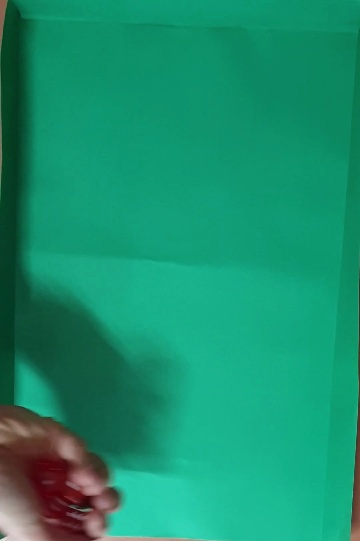
#> input picture TP3/frames/frame_10.jpg, 360 x 541 px; its folder holds only this picture in this run
$ python -i utils.py   (imports and definitions only)
#> lines starting #> are read from the running program, lines starting #| are printed output that depends on the picture; after the words box and inside, x2 and y2 are one past the last pixel; in counts of white or black regions, pixels touching at a corner belong together
#> further down, picture is the input picture: shape (541, 360, 3); mean B, G, R 109.1, 143.8, 24.5
import cv2
import matplotlib.pyplot as plt
import numpy as np
import sys
import os
sys.path.append('TP3')

# [58 lines left out: functions mostrar_imagen, analizar_frames, not called in this run]
def obtener_puntuacion(frame):
    """Calcula la puntuación de los dados en el fotograma dado."""
    # Aquí puedes implementar la lógica para calcular la puntuación de los dados
    # Por ejemplo, podrías usar técnicas de procesamiento de imágenes para detectar los puntos en los dados
    # y sumar la puntuación total.
    # Esta es una implementación de ejemplo y puede necesitar ajustes según tus necesidades.
    gray = cv2.cvtColor(frame, cv2.COLOR_BGR2GRAY)
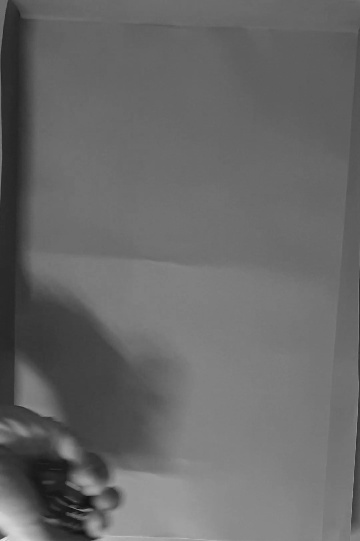
#> gray: shape (541, 360); min 15, max 229, mean 104.2
    _, thresh = cv2.threshold(gray, 128, 255, cv2.THRESH_BINARY_INV)
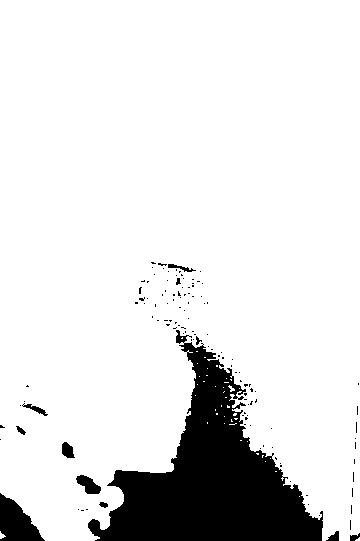
#> thresh: shape (541, 360); 88.2% white; 127 black regions (115 under 20 px)
    contours, _ = cv2.findContours(thresh, cv2.RETR_EXTERNAL, cv2.CHAIN_APPROX_SIMPLE)
#> contours = 41 contours, 40 with area under 20; largest, box (x1, y1, x2, y2) and area: (0, 0, 360, 541) 171654
    puntuacion = 0
    for contour in contours:
        if cv2.contourArea(contour) > 50:  # Ajustar este valor según sea necesario
            puntuacion += 1
#> this loop made 41 passes
#> puntuacion on pass 41: 1
#> contour on passes 3 to 8: [[299, 496]], [[275, 471], [276, 471]], [[265, 461]], [[270, 458]], [[262, 455], [262, 457], [262, 456], [263, 455]], [[256, 453], [257, 454], [258, 454], [258, 453]]
#> after the loop, puntuacion = 1
    return puntuacion

# [55 lines left out: functions analizar_frames_y_obtener_puntuacion, procesar_video, guardar_video, procesar_videos_en_carpeta, not called in this run]

>>> import cv2
>>> picture = cv2.imread('frames/frame_10.jpg')
>>> result = obtener_puntuacion(picture)
#> result = 1

$ run again, on TP3/frames/frame_100.jpg
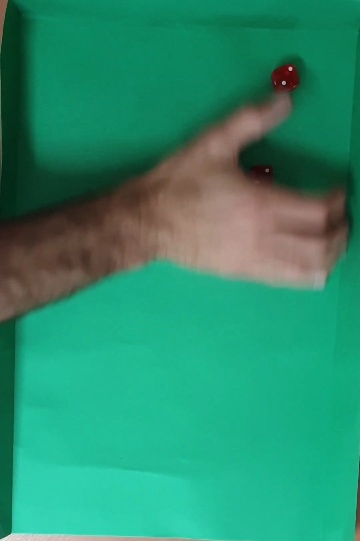
#> input picture TP3/frames/frame_100.jpg, 360 x 541 px
#> picture is the input picture: shape (541, 360, 3); mean B, G, R 108.4, 140.3, 42.8
#> in obtener_puntuacion, `gray = cv2.cvtColor(frame, cv2.COLOR_BGR2GRAY)`:
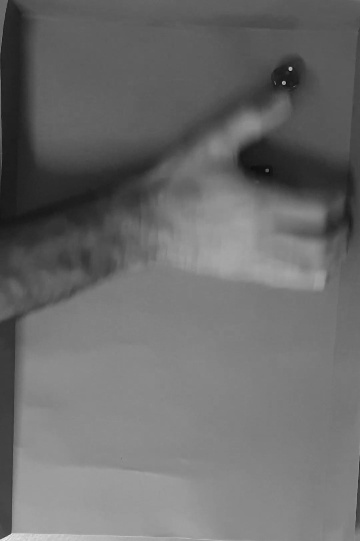
#> gray: shape (541, 360); min 11, max 235, mean 107.5
#> in obtener_puntuacion, `_, thresh = cv2.threshold(gray, 128, 255, cv2.THRESH_BINARY_INV)`:
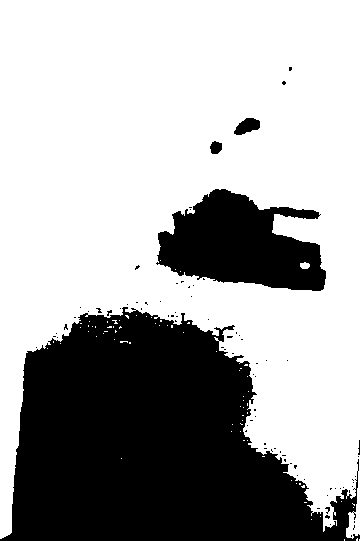
#> thresh: shape (541, 360); 65.7% white; 84 black regions (80 under 20 px)
#> contours = 70 contours, 69 with area under 20; largest, box (x1, y1, x2, y2) and area: (0, 0, 360, 539) 138447
#> the loop in obtener_puntuacion, `for contour in contours:` made 70 passes
#> puntuacion on pass 70: 1
#> after the loop in obtener_puntuacion, `for contour in contours:`: puntuacion = 1

$ run again, on TP3/frames/frame_102.jpg
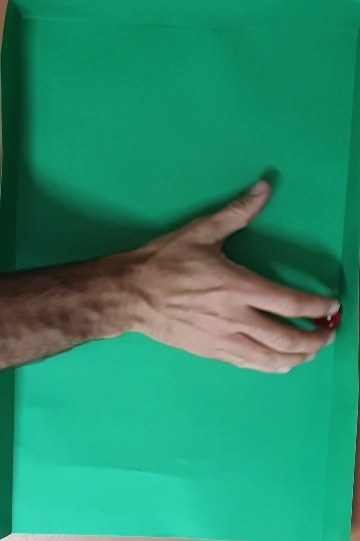
#> input picture TP3/frames/frame_102.jpg, 360 x 541 px
#> picture is the input picture: shape (541, 360, 3); mean B, G, R 106.7, 139.1, 39.4
#> in obtener_puntuacion, `gray = cv2.cvtColor(frame, cv2.COLOR_BGR2GRAY)`:
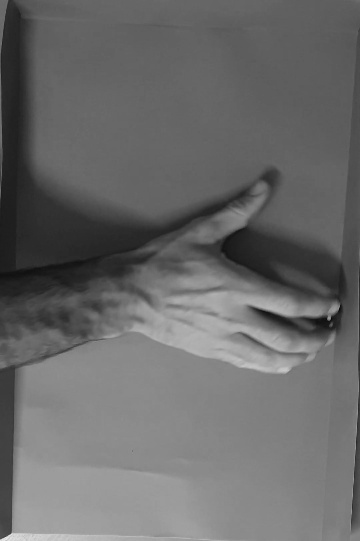
#> gray: shape (541, 360); min 7, max 231, mean 105.6
#> in obtener_puntuacion, `_, thresh = cv2.threshold(gray, 128, 255, cv2.THRESH_BINARY_INV)`:
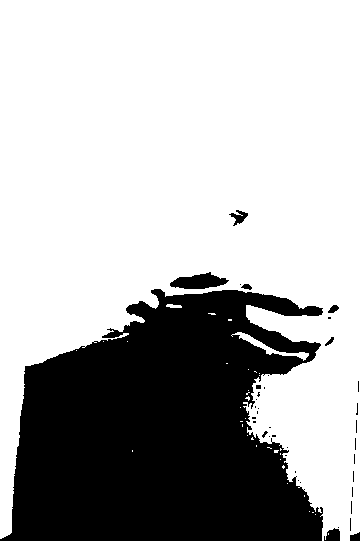
#> thresh: shape (541, 360); 69% white; 39 black regions (30 under 20 px)
#> contours = 36 contours, 33 with area under 20; largest, box (x1, y1, x2, y2) and area: (0, 0, 360, 541) 133523, (231, 332, 309, 361) 300, (166, 304, 182, 308) 32
#> the loop in obtener_puntuacion, `for contour in contours:` made 36 passes
#> puntuacion on passes 32, 36: 1, 2
#> after the loop in obtener_puntuacion, `for contour in contours:`: puntuacion = 2
